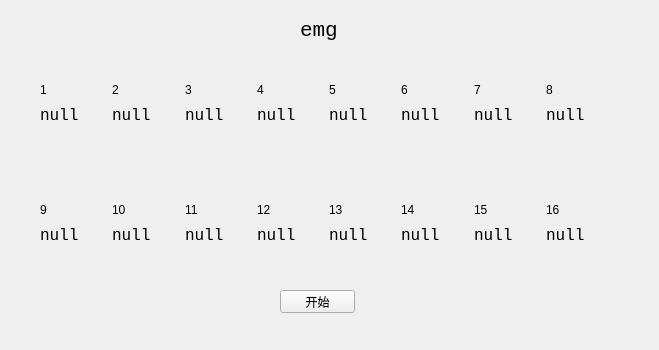
<?xml version="1.0" encoding="UTF-8"?>
<ui version="4.0">
 <class>emg_data</class>
 <widget class="QWidget" name="emg_data">
  <property name="geometry">
   <rect>
    <x>0</x>
    <y>0</y>
    <width>659</width>
    <height>350</height>
   </rect>
  </property>
  <property name="windowTitle">
   <string>Form</string>
  </property>
  <widget class="QPushButton" name="start_Button">
   <property name="geometry">
    <rect>
     <x>280</x>
     <y>290</y>
     <width>75</width>
     <height>23</height>
    </rect>
   </property>
   <property name="text">
    <string>开始</string>
   </property>
  </widget>
  <widget class="QWidget" name="layoutWidget">
   <property name="geometry">
    <rect>
     <x>40</x>
     <y>80</y>
     <width>572</width>
     <height>45</height>
    </rect>
   </property>
   <layout class="QHBoxLayout" name="horizontalLayout">
    <item>
     <layout class="QVBoxLayout" name="verticalLayout">
      <item>
       <widget class="QLabel" name="label">
        <property name="text">
         <string>1</string>
        </property>
       </widget>
      </item>
      <item>
       <widget class="QLabel" name="data_1">
        <property name="font">
         <font>
          <family>Consolas</family>
          <pointsize>12</pointsize>
         </font>
        </property>
        <property name="text">
         <string>null</string>
        </property>
       </widget>
      </item>
     </layout>
    </item>
    <item>
     <layout class="QVBoxLayout" name="verticalLayout_2">
      <item>
       <widget class="QLabel" name="label_2">
        <property name="text">
         <string>2</string>
        </property>
       </widget>
      </item>
      <item>
       <widget class="QLabel" name="data_2">
        <property name="font">
         <font>
          <family>Consolas</family>
          <pointsize>12</pointsize>
         </font>
        </property>
        <property name="text">
         <string>null</string>
        </property>
       </widget>
      </item>
     </layout>
    </item>
    <item>
     <layout class="QVBoxLayout" name="verticalLayout_3">
      <item>
       <widget class="QLabel" name="label_3">
        <property name="text">
         <string>3</string>
        </property>
       </widget>
      </item>
      <item>
       <widget class="QLabel" name="data_3">
        <property name="font">
         <font>
          <family>Consolas</family>
          <pointsize>12</pointsize>
         </font>
        </property>
        <property name="text">
         <string>null</string>
        </property>
       </widget>
      </item>
     </layout>
    </item>
    <item>
     <layout class="QVBoxLayout" name="verticalLayout_4">
      <item>
       <widget class="QLabel" name="label_4">
        <property name="text">
         <string>4</string>
        </property>
       </widget>
      </item>
      <item>
       <widget class="QLabel" name="data_4">
        <property name="font">
         <font>
          <family>Consolas</family>
          <pointsize>12</pointsize>
         </font>
        </property>
        <property name="text">
         <string>null</string>
        </property>
       </widget>
      </item>
     </layout>
    </item>
    <item>
     <layout class="QVBoxLayout" name="verticalLayout_5">
      <item>
       <widget class="QLabel" name="label_5">
        <property name="text">
         <string>5</string>
        </property>
       </widget>
      </item>
      <item>
       <widget class="QLabel" name="data_5">
        <property name="font">
         <font>
          <family>Consolas</family>
          <pointsize>12</pointsize>
         </font>
        </property>
        <property name="text">
         <string>null</string>
        </property>
       </widget>
      </item>
     </layout>
    </item>
    <item>
     <layout class="QVBoxLayout" name="verticalLayout_6">
      <item>
       <widget class="QLabel" name="label_6">
        <property name="text">
         <string>6</string>
        </property>
       </widget>
      </item>
      <item>
       <widget class="QLabel" name="data_6">
        <property name="font">
         <font>
          <family>Consolas</family>
          <pointsize>12</pointsize>
         </font>
        </property>
        <property name="text">
         <string>null</string>
        </property>
       </widget>
      </item>
     </layout>
    </item>
    <item>
     <layout class="QVBoxLayout" name="verticalLayout_7">
      <item>
       <widget class="QLabel" name="label_7">
        <property name="text">
         <string>7</string>
        </property>
       </widget>
      </item>
      <item>
       <widget class="QLabel" name="data_7">
        <property name="font">
         <font>
          <family>Consolas</family>
          <pointsize>12</pointsize>
         </font>
        </property>
        <property name="text">
         <string>null</string>
        </property>
       </widget>
      </item>
     </layout>
    </item>
    <item>
     <layout class="QVBoxLayout" name="verticalLayout_8">
      <item>
       <widget class="QLabel" name="label_8">
        <property name="text">
         <string>8</string>
        </property>
       </widget>
      </item>
      <item>
       <widget class="QLabel" name="data_8">
        <property name="font">
         <font>
          <family>Consolas</family>
          <pointsize>12</pointsize>
         </font>
        </property>
        <property name="text">
         <string>null</string>
        </property>
       </widget>
      </item>
     </layout>
    </item>
   </layout>
  </widget>
  <widget class="QWidget" name="layoutWidget_8">
   <property name="geometry">
    <rect>
     <x>40</x>
     <y>200</y>
     <width>572</width>
     <height>45</height>
    </rect>
   </property>
   <layout class="QHBoxLayout" name="horizontalLayout_2">
    <item>
     <layout class="QVBoxLayout" name="verticalLayout_9">
      <item>
       <widget class="QLabel" name="label_9">
        <property name="text">
         <string>9</string>
        </property>
       </widget>
      </item>
      <item>
       <widget class="QLabel" name="data_9">
        <property name="font">
         <font>
          <family>Consolas</family>
          <pointsize>12</pointsize>
         </font>
        </property>
        <property name="text">
         <string>null</string>
        </property>
       </widget>
      </item>
     </layout>
    </item>
    <item>
     <layout class="QVBoxLayout" name="verticalLayout_10">
      <item>
       <widget class="QLabel" name="label_10">
        <property name="text">
         <string>10</string>
        </property>
       </widget>
      </item>
      <item>
       <widget class="QLabel" name="data_10">
        <property name="font">
         <font>
          <family>Consolas</family>
          <pointsize>12</pointsize>
         </font>
        </property>
        <property name="text">
         <string>null</string>
        </property>
       </widget>
      </item>
     </layout>
    </item>
    <item>
     <layout class="QVBoxLayout" name="verticalLayout_11">
      <item>
       <widget class="QLabel" name="label_11">
        <property name="text">
         <string>11</string>
        </property>
       </widget>
      </item>
      <item>
       <widget class="QLabel" name="data_11">
        <property name="font">
         <font>
          <family>Consolas</family>
          <pointsize>12</pointsize>
         </font>
        </property>
        <property name="text">
         <string>null</string>
        </property>
       </widget>
      </item>
     </layout>
    </item>
    <item>
     <layout class="QVBoxLayout" name="verticalLayout_12">
      <item>
       <widget class="QLabel" name="label_12">
        <property name="text">
         <string>12</string>
        </property>
       </widget>
      </item>
      <item>
       <widget class="QLabel" name="data_12">
        <property name="font">
         <font>
          <family>Consolas</family>
          <pointsize>12</pointsize>
         </font>
        </property>
        <property name="text">
         <string>null</string>
        </property>
       </widget>
      </item>
     </layout>
    </item>
    <item>
     <layout class="QVBoxLayout" name="verticalLayout_13">
      <item>
       <widget class="QLabel" name="label_13">
        <property name="text">
         <string>13</string>
        </property>
       </widget>
      </item>
      <item>
       <widget class="QLabel" name="data_13">
        <property name="font">
         <font>
          <family>Consolas</family>
          <pointsize>12</pointsize>
         </font>
        </property>
        <property name="text">
         <string>null</string>
        </property>
       </widget>
      </item>
     </layout>
    </item>
    <item>
     <layout class="QVBoxLayout" name="verticalLayout_14">
      <item>
       <widget class="QLabel" name="label_14">
        <property name="text">
         <string>14</string>
        </property>
       </widget>
      </item>
      <item>
       <widget class="QLabel" name="data_14">
        <property name="font">
         <font>
          <family>Consolas</family>
          <pointsize>12</pointsize>
         </font>
        </property>
        <property name="text">
         <string>null</string>
        </property>
       </widget>
      </item>
     </layout>
    </item>
    <item>
     <layout class="QVBoxLayout" name="verticalLayout_15">
      <item>
       <widget class="QLabel" name="label_15">
        <property name="text">
         <string>15</string>
        </property>
       </widget>
      </item>
      <item>
       <widget class="QLabel" name="data_15">
        <property name="font">
         <font>
          <family>Consolas</family>
          <pointsize>12</pointsize>
         </font>
        </property>
        <property name="text">
         <string>null</string>
        </property>
       </widget>
      </item>
     </layout>
    </item>
    <item>
     <layout class="QVBoxLayout" name="verticalLayout_16">
      <item>
       <widget class="QLabel" name="label_16">
        <property name="text">
         <string>16</string>
        </property>
       </widget>
      </item>
      <item>
       <widget class="QLabel" name="data_16">
        <property name="font">
         <font>
          <family>Consolas</family>
          <pointsize>12</pointsize>
         </font>
        </property>
        <property name="text">
         <string>null</string>
        </property>
       </widget>
      </item>
     </layout>
    </item>
   </layout>
  </widget>
  <widget class="QLabel" name="label_17">
   <property name="geometry">
    <rect>
     <x>300</x>
     <y>20</y>
     <width>41</width>
     <height>21</height>
    </rect>
   </property>
   <property name="font">
    <font>
     <family>Consolas</family>
     <pointsize>16</pointsize>
    </font>
   </property>
   <property name="text">
    <string>emg</string>
   </property>
  </widget>
 </widget>
 <resources/>
 <connections/>
</ui>
